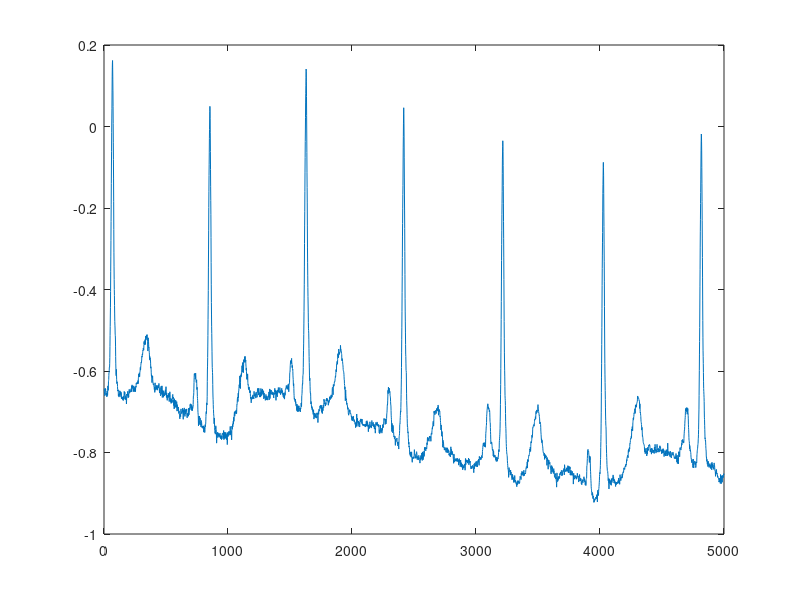
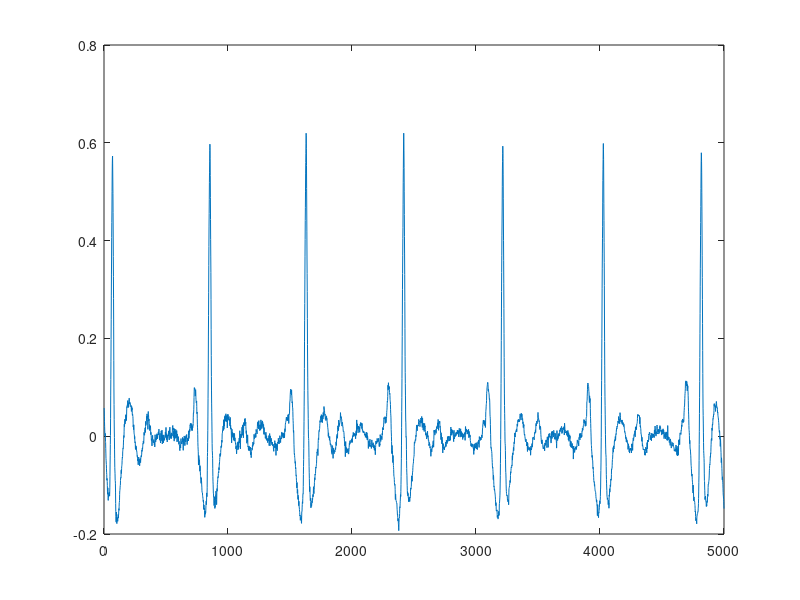

These figures' MATLAB source, in order: (Note: this script raises an error after producing the figures.)
fs = 1000;
x=load('s0064lrem');
y=x.val/2000;
y=y';
y1=y(1:5*fs,1);
plot(y1);

figure;

fresult=fft(y1);
fresult(1 : round(length(fresult)*5/1000))=0;
fresult(end - round(length(fresult)*5/1000) : end)=0;
yfil=real(ifft(fresult));
plot(yfil);

WinSize = floor(1000 * 300 / 1000);
if rem(WinSize,2)==0
    WinSize = WinSize+1;
end
filtered1=ecgdemowinmax(yfil, WinSize);

figure();
plot(filtered1);

peaks1=filtered1/(max(filtered1)/7);

figure();
subplot(2,1,1);
plot(peaks1);
    %   Filter by threshold filter
for data = 1:1:length(peaks1)
    if peaks1(data) < 4
        peaks1(data) = 0;
    else
        peaks1(data)=1;
    end
end

subplot(2,1,2);
plot(peaks1);

positions=find(peaks1);
figure();
plot(positions);
distance=positions(2)-positions(1);
    %   Returns minimum distance between two peaks
for data=1:1:length(positions)-1
    if positions(data+1)-positions(data)<distance 
       distance=positions(data+1)-positions(data);
    end
end

QRdistance=floor(0.04*1000);
if rem(QRdistance,2)==0
   QRdistance=QRdistance+1;
end
WinSize=2*distance-QRdistance;

filtered2=ecgdemowinmax(yfil, WinSize);
figure();
plot(filtered2);
peaks2=filtered2/(max(filtered2)/7);
figure();
plot(peaks2);
for data=1:1:length(peaks2)
    if peaks2(data)<4
       peaks2(data)=0;
    else
       peaks2(data)=1;
    end
end

positions2=find(peaks2);
distanceBetweenFirstAndLastPeaks = positions2(length(positions2))-positions2(1);
 
averageDistanceBetweenPeaks = distanceBetweenFirstAndLastPeaks/(length(positions2)-1);
    
averageHeartRate = 60 * 1000/averageDistanceBetweenPeaks;
    
disp('Average Heart Rate = ');
disp(averageHeartRate);

p = averageHeartRate;
last=0;
upflag=0;
pulse = zeros(length(filtered2),1);
len = length(positions2);
op = 0;
for i=1:1:length(filtered2)
    if(upflag == 0)
        if(op < len && op ~= 0)
            p = (1/(positions2(op+1)-positions2(op)))*1000*60;
            upflag = 1;
        end
    end
    
    pulse(i) = p;
    if(op < len)
        if(i == positions(op+1))
            op = op+1;
            upflag = 0;
        end
    end
end

figure();
plot(pulse);